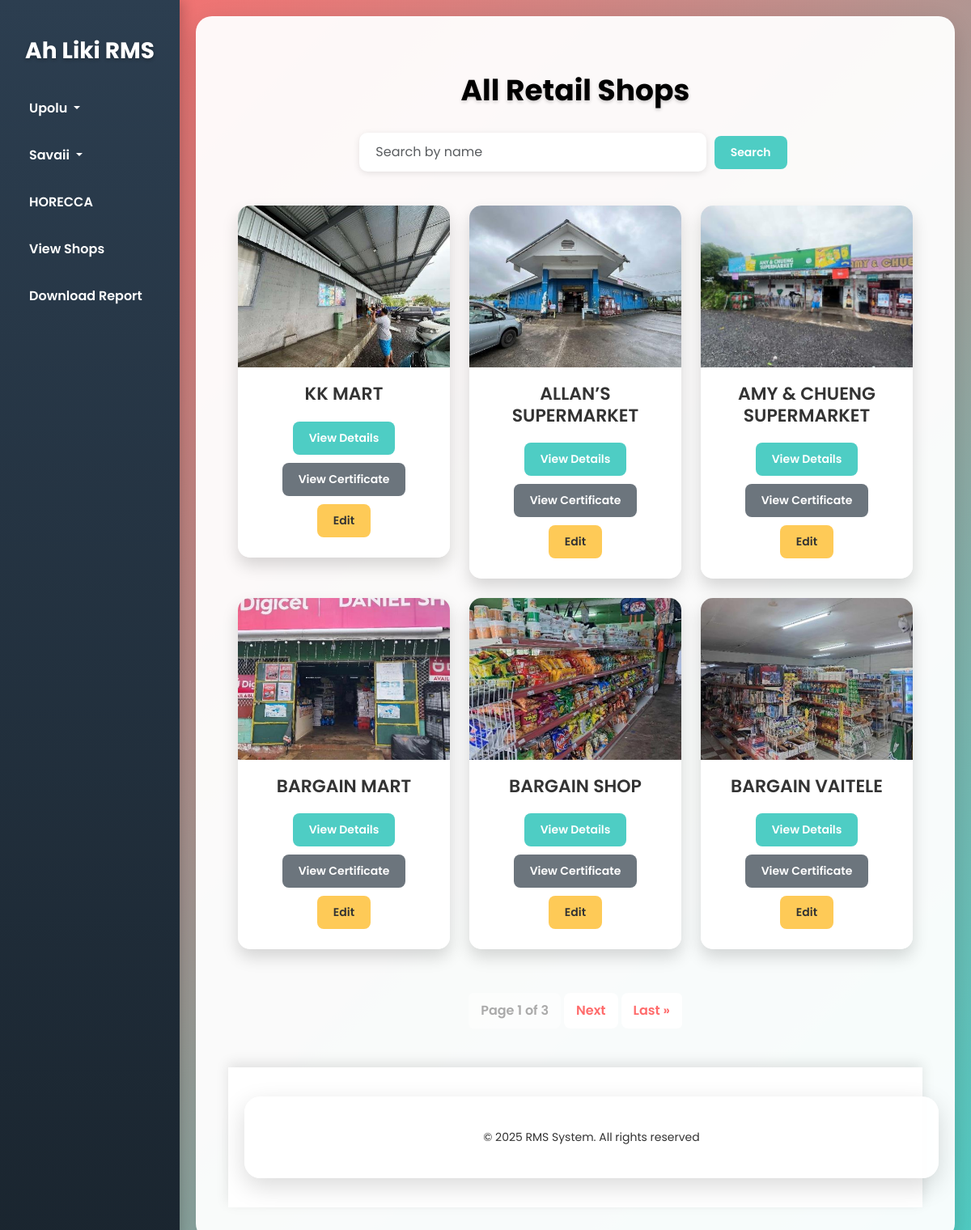
/, run on an earlier commit of the app's database.
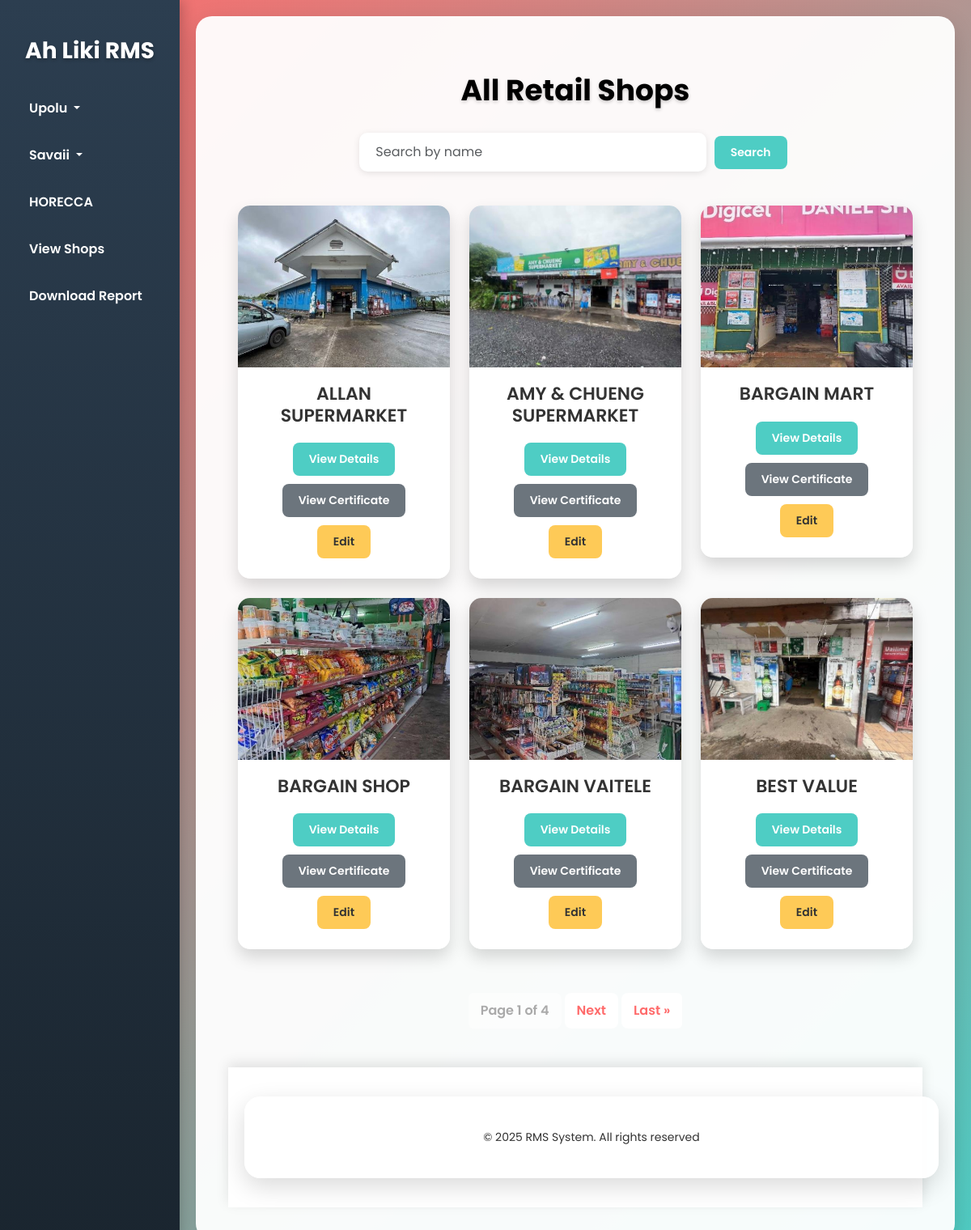
And on a later commit of the database.
### shops/models.py (models this page shows, shortened)
class Shop(models.Model):
    ISLAND_CHOICES = [
        ('Upolu', 'Upolu'),
        ('Savaii', 'Savaii'),
    ]
    REGION_CHOICES = [
        ('Region 1', 'Region 1'),
        ('Region 2', 'Region 2'),
        ('Region 3', 'Region 3'),
        ('Region 4', 'Region 4'),
    ]
    name = models.CharField(max_length=255)
    owner = models.CharField(max_length=255, blank=True, null=True, default='n/a')
    phone = models.CharField(max_length=15, blank=True, null=True, default='n/a')
    address = models.CharField(max_length=255, blank=True, null=True, default='n/a')
    island = models.CharField(max_length=50, choices=ISLAND_CHOICES, default='Upolu')
    region = models.CharField(max_length=50, choices=REGION_CHOICES, default='Region 1')
    business_license = models.ImageField(upload_to='media/licenses/' , blank=True, null=True)
    tip_top = models.BooleanField(default=False)

class ShopImage(models.Model):
    shop = models.ForeignKey(Shop, on_delete=models.CASCADE, related_name='images')
    image = models.ImageField(upload_to='media/images/' , blank=True, null=True)

### shops/views.py (the view)
# urls.py: path('', views.shop_list, name='shop_list'),
def shop_list(request):
    query = request.GET.get('q')
    shops = Shop.objects.all()
    if query:
        shops = shops.filter(name__icontains=query)
    paginator = Paginator(shops, 6)  # Show 6 shops per page
    page_number = request.GET.get('page')
    page_obj = paginator.get_page(page_number)
    return render(request, 'shops/shop_list.html', {'page_obj': page_obj})

### shops/templates/shops/shop_list.html (shortened to what this page needs)
{% extends 'shops/base.html' %}
{% block content %}
<h2>All Retail Shops</h2>
<form method="GET">
    <input type="text" name="q" placeholder="Search by name" class="form-control w-50 d-inline">
    <button type="submit" class="btn btn-primary">Search</button>
</form>
<div class="row mt-3">
    {% for shop in page_obj %}
    <div class="col-md-4 mb-4">
        <div class="card">
            {% if shop.images.first %}
                <img src="{{ shop.images.first.image.url }}" class="card-img-top" alt="Shop Image"
                     data-bs-toggle="modal" data-bs-target="#imageModal{{ shop.id }}"
                     style="width: 100%; height: 200px; object-fit: cover;">
            {% else %}
                <img src="https://via.placeholder.com/200" class="card-img-top" alt="No Image"
                     style="width: 100%; height: 200px; object-fit: cover;">
            {% endif %}
            <div class="card-body text-center">
                <h5 class="card-title">{{ shop.name }}</h5>
                <a href="{% url 'shop_detail' shop.id %}" class="btn btn-primary">View Details</a>
                {% if shop.business_license %}
                    <a href="{{ shop.business_license.url }}" target="_blank" class="btn btn-secondary">View Certificate</a>
                {% endif %}
                <a href="{% url 'edit_shop' shop.id %}" class="btn btn-warning">Edit</a>
            </div>
        </div>
    </div>
    {% endfor %}
</div>
<div class="d-flex justify-content-center">
    <div>
        <ul class="pagination">
            <li class="page-item disabled"><span class="page-link">Page {{ page_obj.number }} of {{ page_obj.paginator.num_pages }}</span></li>
            {% if page_obj.has_next %}
                <li class="page-item"><a class="page-link" href="?page={{ page_obj.next_page_number }}">Next</a></li>
                <li class="page-item"><a class="page-link" href="?page={{ page_obj.paginator.num_pages }}">Last »</a></li>
            {% endif %}
        </ul>
    </div>
</div>
<footer class="bg-white text-black text-center py-3 mt-5">
    <div class="container">
        <p>© 2025 RMS System. All rights reserved</p>
    </div>
</footer>
{% endblock %}

What changed in the data, as far as the page shows it:
removed Shop: images.first.image (picture), name "KK MART"
changed Shop: name "ALLAN’S SUPERMARKET" → "ALLAN SUPERMARKET"
now on this page (row unchanged): Shop: images.first.image (picture), name "BEST VALUE"
Also different on the page:
{{ page_obj.paginator.num_pages }}: "3" → "4"
